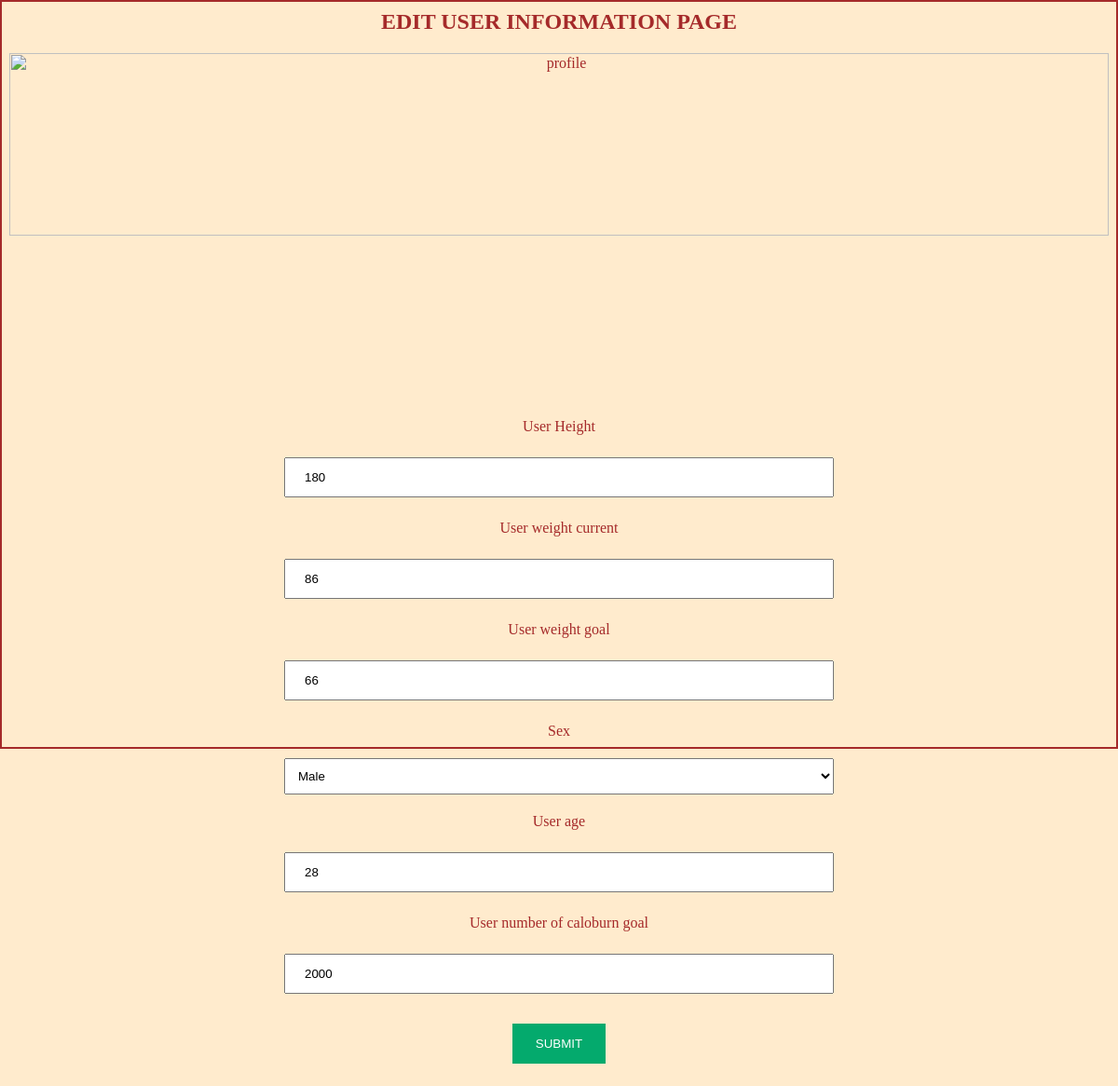
/edituserinfo.php?id=54 (signed in), run on the app's committed database.
### tables this page shows
CREATE TABLE `users` (
  `id` int(11) NOT NULL,
  `height` float NOT NULL,
  `weight_current` float NOT NULL,
  `weight_goal` float NOT NULL,
  `sex` varchar(50) NOT NULL,
  `age` int(11) NOT NULL,
  `NumofCaloBurned_goal` float NOT NULL
);

### edituserinfo.php (the view, shortened to what this page needs)
<?php
$DATABASE_HOST = 'localhost';
$DATABASE_USER = 'root';
$DATABASE_PASS = '';
$DATABASE_NAME = 'gymweb';
$con = mysqli_connect($DATABASE_HOST, $DATABASE_USER, $DATABASE_PASS, $DATABASE_NAME);
$id=$_REQUEST['id'];
$query = "SELECT * from users where id='".$id."'";
$status = mysqli_query($con, $query) or die ( mysqli_connect_error());
$row = mysqli_fetch_assoc($status);
?>
<html style="border:2px solid brown; background-color:blanchedalmond;text-align:center;color:brown">
    <head>
    <link rel="stylesheet"  href="css/1.css" />
    </head>
    <body>
        <h2>Edit User Information Page</h2>
        <img src="img/profile.png"alt="profile">
        <?php
        if(isset($_POST['new']) && $_POST['new']==1){
            $id=$_REQUEST['id'];
            $height=$_REQUEST['height'];
            $weight_current=$_REQUEST['weight_current'];
            $weight_goal=$_REQUEST['weight_goal'];
            $sex=$_REQUEST['sex'];
            $age=$_REQUEST['age'];
            $NumofCaloBurned_goal=$_REQUEST['NumofCaloBurned_goal'];
            if($age>=38 ){
                echo'<p style="background-color:lightblue;text-transform:uppercase;">';
                echo"You have edited the user age is $age<br>";
                echo"The age too high for training....This will cause some injuries if you have doing the physical exercises<br>";
                echo"Failed to update the user information (age)<br>";
                echo"</p>";
        }
        elseif($age<=18 ){
            echo"the age is too young to do the physical training";
            echo"failed to edit user information (age) ";
        }
        elseif($weight_goal==$weight_current){
            echo'<p style="text-transform:uppercase;color:red;">You have edited the user weight goal is '.$weight_goal.' and the user weight current is: '.$weight_current.' <br>
            no acceptable for any fitness demand..... You can not modify<br>
                Failed to update the user weight<br></p>';
                }
        elseif($height<=153 && $height>=190){
            echo'<p style="border:2px solid lightblue;padding:10px 10px">You have selected the user height to edit is '.$height.'
            <br>
            Cannot updated for the user height .....<br>
            Enter again!
            </p>';
        }
            else{
            $modify="UPDATE users set
            height='".$height."', weight_current='".$weight_current."',weight_goal='".$weight_goal."',sex='".$sex."',age='".$age."',NumofCaloBurned_goal='".$NumofCaloBurned_goal."'where id='".$id."'";
    mysqli_query($con, $modify) or die(mysqli_connect_error());
            $info = "User Information Updated Successfully. </div></br>
            <a href='list_ia.php'>Details of Updated User Information </a>";
            echo '<p style="color:#FF0000;">'.$info.'</p>';}
            }else {
        ?>
    <form action="edituserinfo.php" method="post">
        <label for="height">User Height </label>
        <p><input type="number" name="height" placeholder="Enter the height here........." min="150" max="200"required value="<?php echo $row['height'];?>" /></p>
        <label for="weight_current">User weight current </label>
        <p><input type="number" name="weight_current"  placeholder="Enter weight_current here..." min="50" max="200"required value="<?php echo $row['weight_current'];?>"></p>
        <label for="weight_goal">User weight goal </label>
        <p><input type="number" name="weight_goal"  placeholder="Enter Your goal here..." min="50" max="200 "required value="<?php echo $row['weight_goal'];?>"></p>
        <label for="sex" >Sex</label><br>
<select id="sex" name="sex" min=""required value="<?php echo $row['sex'];?>">
    <option value="male">Male</option>
</select><br>
<label for="age">User age</label>
        <p><input type="number" name="age"  placeholder="Enter Your age here..." min="16" max="40"required value="<?php echo $row['age'];?>"></p>
<label for="NumofCaloBurned_goal">User number of caloburn goal </label>
        <p><input type="number" name="NumofCaloBurned_goal" min="1000" max="3100"  placeholder="Enter Your goal here..." required value="<?php echo $row['NumofCaloBurned_goal'];?>"></p>
        <input type="submit" name="submit"value="Submit">
        <?php } ?>
</form>
    </body>
</html>

### css/1.css (style rules this page uses)
img { width: 100%; height: 50%; }
select[name=sex],select[name=fitnesslevel],select[name=fitnessdemand] { width: 50%; padding:10px 10px 10px 10px ; margin:20px 0; }
input[type=number],input[type=text],input[type=tel],input[type=password] { width: 50%; padding: 12px 20px; margin: 8px 0 ; display: inline-block; box-sizing: border-box; }
input[type=submit] { background-color: #04AA6D; color: white; padding: 14px 20px; margin: 8px 0; border: none; cursor: pointer; width: 100px; text-transform: uppercase; }
h2 { text-align: center; text-transform: uppercase; }

### data on the page
users: height "180", weight_current "86", weight_goal "66", sex "Male", age "28", NumofCaloBurned_goal "2000"
